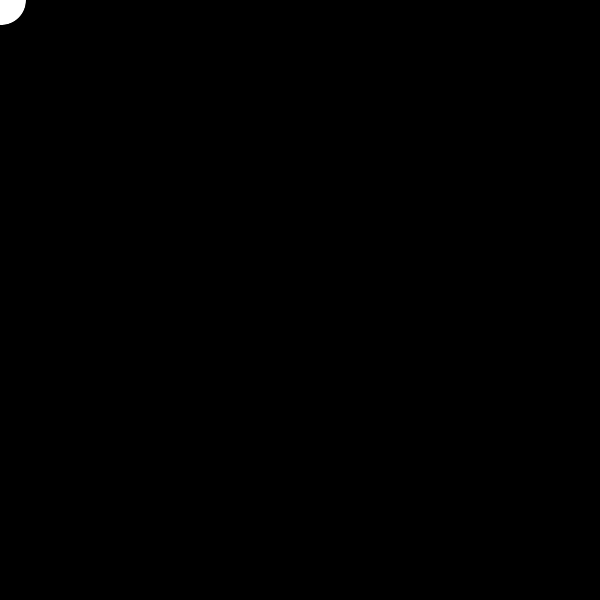
Frame 1 (no input)
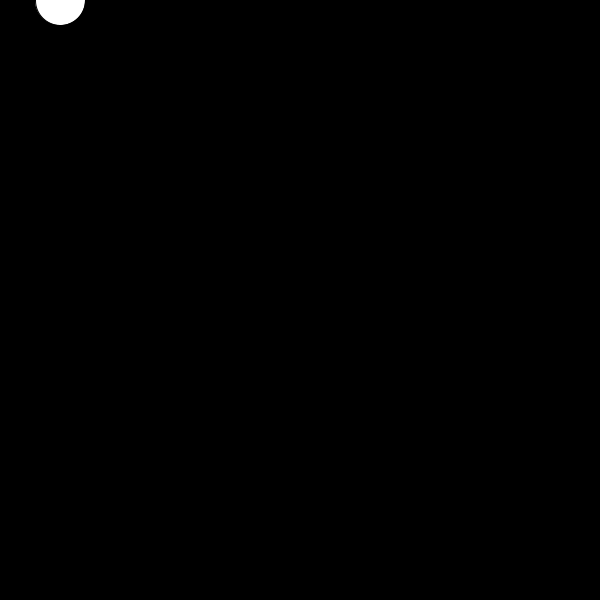
Frame 60 (the mouse pressed at the canvas centre just before this capture)
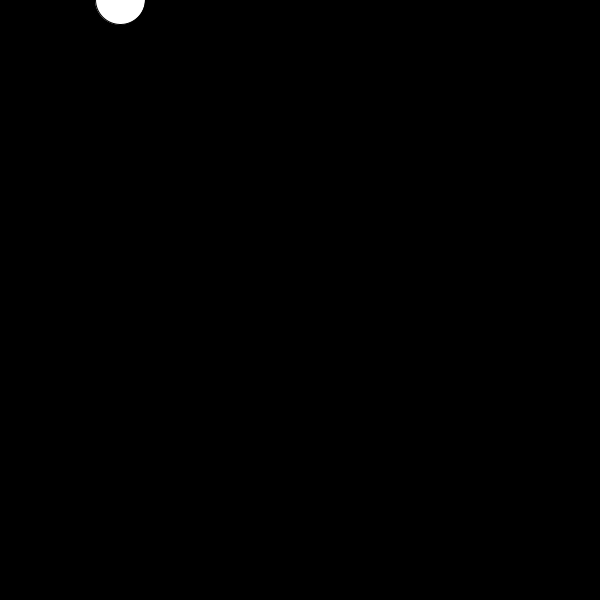
Frame 120 (the mouse held since frame 60 and released just before this capture)

The Processing sketch that drew these frames (run headless with seeded random() and noise(); from frame 60 on, the mouse is pressed at the canvas centre):

// Processing sketch: w14_02
// ── w14_02.pde
// fix the code so that the drawn ellipse oscillates as 
// in the example gif. it should reset its position to 
// the left side of the screen after reaching the right.
// the wave's amplitude should grow larger as the xPos 
// increases (use map() or other means).

int size = 50; 
float xPos = 0;
float yPos = 0;
float theta; 
float ampl; 

void setup() {
  size(600, 600);
}
void draw() {
  background(0); 

  theta += .05; 

  //create boundaries for your xPos 

  xPos += 1; 

  //use the map function for ampl 

  //fix yPos 
  yPos = sin(theta); 

  fill(255); 
  ellipse(xPos, yPos, size, size);
}
